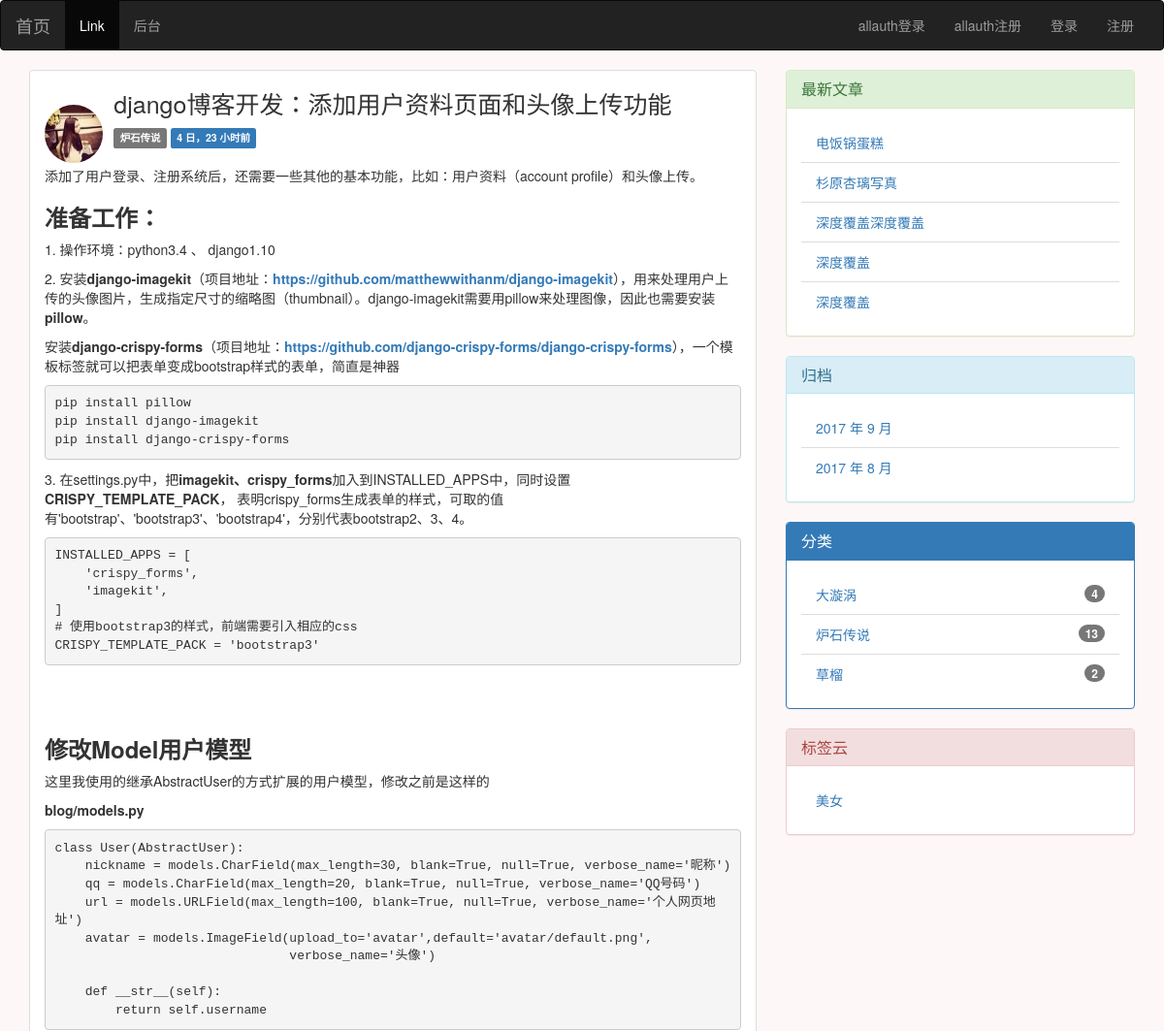
/post/16/ (upper part), run on an earlier commit of the app's database.
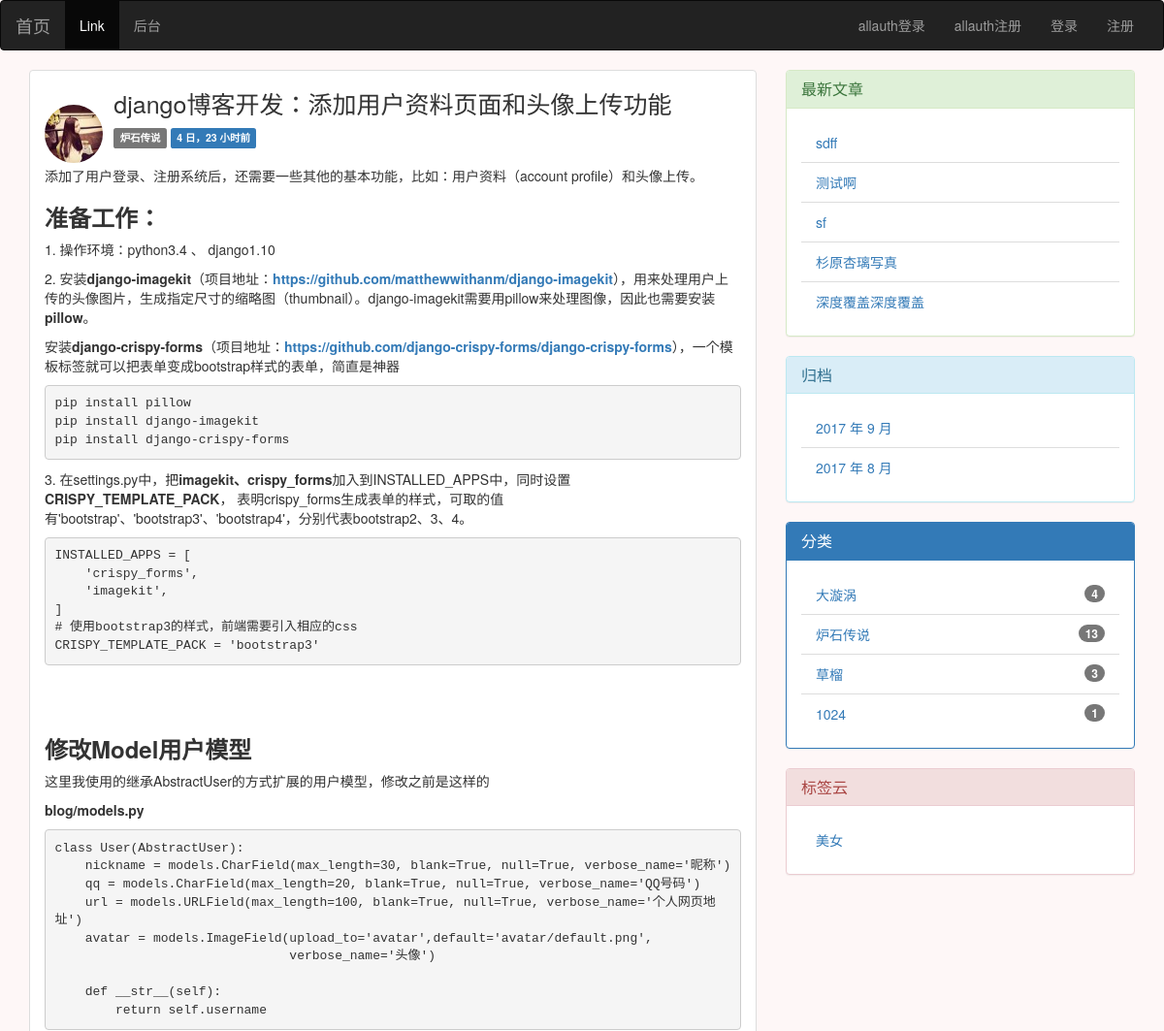
And on a later commit of the database.
### blog/models.py (models this page shows, shortened)
class Post(models.Model):
    title = models.CharField(max_length=255)
    def get_absolute_url(self):
        return reverse('blog:detail', kwargs={'pk': self.pk})
    body = RichTextUploadingField(verbose_name='正文')
    views = models.PositiveIntegerField(default=0)
    def increase_views(self):
        self.views += 1
        self.save(update_fields=['views'])
    excerpt = models.CharField(max_length=200, blank=True)
    created_time = models.DateTimeField(auto_now_add=True)
    modified_time = models.DateTimeField(auto_now_add=True)
    category = models.ForeignKey(Category)
    tags = models.ManyToManyField(Tag, blank=True)
    author = models.ForeignKey(User)
    def save(self, *args, **kwargs):
        if not self.excerpt:
            md = markdown.Markdown(extensions=[
                'markdown.extensions.extra',
                'markdown.extensions.codehilite',
            ])
            self.excerpt = strip_tags(md.convert(self.body))[:54]+'...'
        super(Post, self).save(*args, **kwargs)
    class Meta:
        ordering = ['-created_time']

class Category(models.Model):
    name = models.CharField(max_length=100)

class Tag(models.Model):
    name = models.CharField(max_length=70)

### blog/views.py (the view)
# urls.py: url(r'^post/(?P<pk>[0-9]+)/$', views.PostDetailView.as_view(), name='detail'),
class PostDetailView(DetailView):
    model = Post
    template_name = 'blog/detail.html'
    context_object_name = 'post'
    def get(self, request, *args, **kwargs):
        response = super(PostDetailView, self).get(request, *args, **kwargs)
        self.object.increase_views()
        return response

### blog/templatetags/blog_tags.py (called while the page is built)
@register.simple_tag              # 将函数注册为模板
def get_recent_posts(num=5):
    return Post.objects.all().order_by('-created_time')[:num]

@register.simple_tag
def archives():
    return Post.objects.dates('created_time', 'month', order='DESC')

@register.simple_tag
def get_categories():
    return Category.objects.annotate(num_posts=Count('post')).filter(num_posts__gt=0)

@register.simple_tag
def get_tag():
    return Tag.objects.all()

### easy_comment/templatetags/comment_tags.py (called while the page is built)
@register.simple_tag
def generate_form_for(post):
    form = CommentForm(initial={'post':post.id})
    return form

@register.simple_tag
def get_comment_list_of(post):
    return post.comment_set.all()

@register.simple_tag
def get_comments_user_count(post):
    user_list = []
    for comment in post.comment_set.all():
        if not comment.user in user_list:
            user_list.append(comment.user)
    return len(user_list)

### templates/blog/detail.html (shortened to what this page needs)
{% extends 'blog/base.html' %}
{% load staticfiles %}
{% block main %}
    <ul class="list-group">
        <li class="list-group-item">
    <header class="detail-header">
     <img width="60" height="60" alt="Tilo Mitra&#x27;s avatar" class="img-circle avatar-image-right" src="{{ post.author.avatar.url }}">
    <h1 class="entry-title">{{ post.title }}</h1>
    <div class="entry-meta">
      <span class="label label-default">{{ post.category.name}}</span>
      <span class="label label-primary">{{post.created_time|timesince}}前</span>
    </div>
  </header>
  <div class="detail-post-body">
    {{ post.body|safe}}
  </div>
        </li>
    </ul>
{% endblock main %}

### templates/blog/base.html (shortened to what the changed rows need)
{% load staticfiles %}
{% load blog_tags %}
{% load notifications_tags %}
<!DOCTYPE html>
<html>
<head>
    <link rel="stylesheet" href="//cdn.bootcss.com/bootstrap/3.3.7/css/bootstrap.min.css">
    <link rel="stylesheet" href="{% static 'blog/css/custom.css' %}">
    <link rel="stylesheet" href="{% static 'blog/css/prism.css' %}">
    <link rel="stylesheet" href="{% static 'easy_comment/css/comment.css' %}">
    <link rel="stylesheet" href="{% static 'easy_comment/css/prism.css' %}">
</head>
<body class="body-qiansebeijing">
<div class="content-body">
    <div class="container">
        <div class="row">
            <main class="col-md-8">
                {% block main %}
                {% endblock main %}
            </main>
            <aside class="col-md-4">
                <div class="panel panel-success">
                    {% get_recent_posts as recent_post_list %}
                    <ul class="list-group panel-body">
                        {% for post in recent_post_list %}
                        <li class="list-group-item">
                            <a href="{{ post.get_absolute_url }}">{{ post.title }}</a>
                        </li>
                        {% endfor %}
                    </ul>
                </div>
                <div class="panel panel-info">
                    {% archives as date_list %}
                    <ul class="list-group panel-body">
                        {% for date in date_list %}
                        <li class="list-group-item">
                            <a href="#">{{date.year}} 年 {{date.month}} 月</a>
                        </li>
                        {% empty %}
                        暂无归档
                        {% endfor %}
                    </ul>
                </div>
                <div class="panel panel-primary">
                    {% get_categories as category_list %}
                    <ul class="list-group panel-body">
                        {% for category in category_list %}
                        <li class="list-group-item">
                         <span class="badge">{{ category.num_posts}}</span>
                            <a href="{% url 'blog:category' category.pk %}">{{category.name}}</a>
                        </li>
                        {% endfor %}
                    </ul>
                </div>
                <div class="panel panel-danger">
                    {% get_tag as tag_list %}
                    <ul class="list-group panel-body">
                        {% for Tag in tag_list %}
                        <li class="list-group-item">
                            <a href="{% url 'blog:tag' Tag.pk %}">{{Tag.name}}</a>
                        </li>
                        {% endfor %}
                    </ul>
                </div>
            </aside>
        </div>
    </div>
</div>
</body>
</html>

What changed in the data, as far as the page shows it:
removed Post: title "电饭锅蛋糕"
no longer on this page (row edited): Post: title "深度覆盖"
no longer on this page (row unchanged): Post: title "深度覆盖"
added Post: title "sdff"
added Post: title "测试啊"
added Post: title "sf"
computed for Category "草榴": num_posts "2" → "3"
now on this page (row unchanged): Category: num_posts "1", name "1024"
